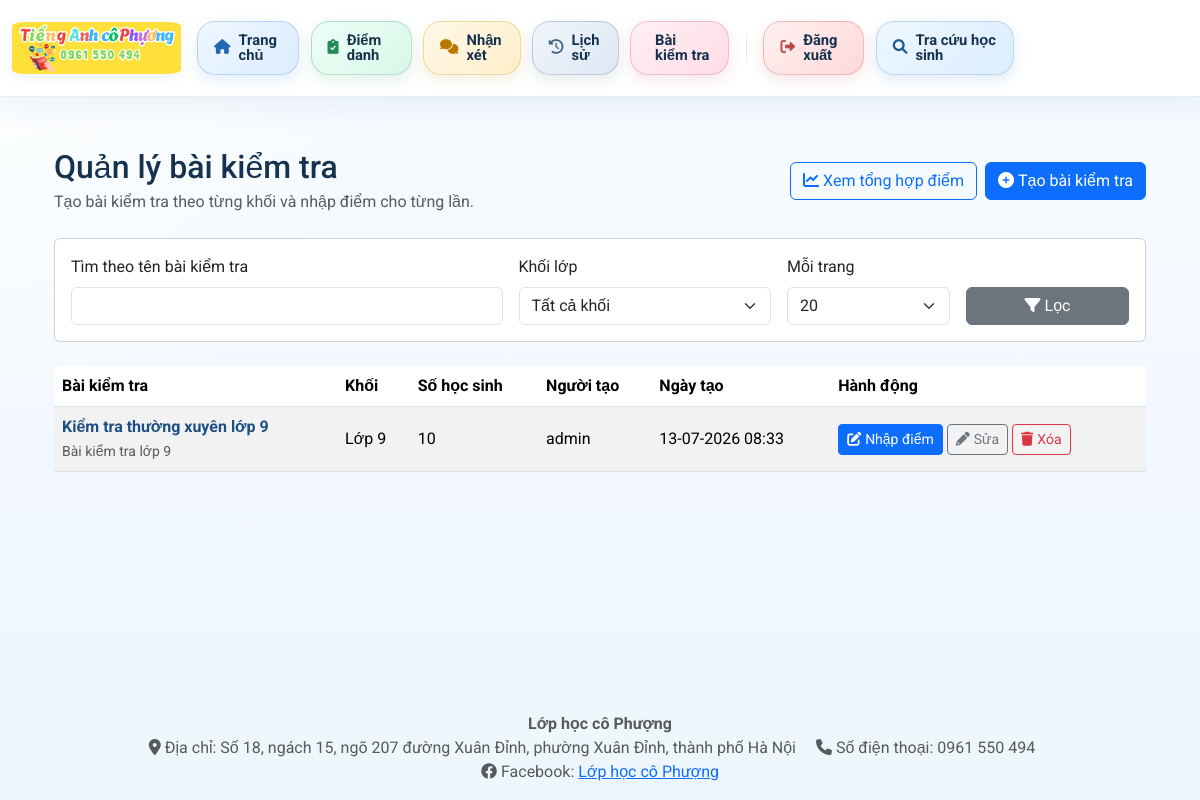
Page /tests (signed in) on the committed database.
### models.py (models this page shows)
class TestExam(db.Model):
    __tablename__ = 'test_exam'
    __bind_key__ = 'attendance'
    id = db.Column(db.Integer, primary_key=True)
    title = db.Column(db.String(200), nullable=False)
    grade = db.Column(db.String(20), nullable=False)
    description = db.Column(db.Text, nullable=True)
    created_at = db.Column(db.DateTime, default=datetime.utcnow, nullable=False)
    created_by = db.Column(db.Integer, db.ForeignKey('user.id'), nullable=False)
    created_by_user = db.relationship('User', foreign_keys=[created_by], backref='test_exams_created')

class User(UserMixin, db.Model):
    __bind_key__ = 'attendance'
    id = db.Column(db.Integer, primary_key=True)
    username = db.Column(db.String(80), unique=True, nullable=False)
    password = db.Column(db.String(120), nullable=False)
    role = db.Column(db.String(20), default='giaovien', nullable=False) # Đảm bảo trường 'role' tồn tại
    is_admin = db.Column(db.Boolean, default=False)

### app.py (the view)
@app.route('/tests')
@login_required
def test_management():
    if current_user.role not in ['admin', 'giaovien']:
        flash('Bạn không có quyền truy cập trang này.', 'danger')
        abort(403)
    page = request.args.get('page', 1, type=int)
    per_page = request.args.get('per_page', 20, type=int)
    search_query = request.args.get('search_query', '').strip()
    grade_filter = request.args.get('grade_filter', '').strip()
    available_grades = [grade[0] for grade in db.session.query(Student.grade).distinct().order_by(Student.grade).all()]
    exams_query = TestExam.query
    if search_query:
        exams_query = exams_query.filter(TestExam.title.ilike(f'%{search_query}%'))
    if grade_filter:
        exams_query = exams_query.filter(TestExam.grade == grade_filter)
    exams_pagination = exams_query.order_by(TestExam.created_at.desc(), TestExam.id.desc()).paginate(
        page=page,
        per_page=per_page,
        error_out=False
    )
    exams = exams_pagination.items
    exam_ids = [exam.id for exam in exams]
    student_counts = {}
    if exam_ids:
        student_count_rows = db.session.query(
            TestScore.test_exam_id,
            func.count(TestScore.id)
        ).filter(
            TestScore.test_exam_id.in_(exam_ids),
            TestScore.attempt_number == 1
        ).group_by(TestScore.test_exam_id).all()
        student_counts = {exam_id: count for exam_id, count in student_count_rows}
    return render_template(
        'test_management.html',
        exams=exams,
        exams_pagination=exams_pagination,
        student_counts=student_counts,
        search_query=search_query,
        grade_filter=grade_filter,
        available_grades=available_grades
    )

### app.py (called while the page is built)
@login_manager.user_loader
def load_user(user_id):
    return db.session.get(User, int(user_id))

### templates/test_management.html (shortened to what this page needs)
{% extends "base.html" %}
{% block content %}
<div class="container mt-4">
    <div class="d-flex justify-content-between align-items-center mb-4">
        <div>
            <h2 class="mb-1">Quản lý bài kiểm tra</h2>
            <p class="text-muted mb-0">Tạo bài kiểm tra theo từng khối và nhập điểm cho từng lần.</p>
        </div>
        <div class="d-flex gap-2 flex-wrap">
            <a href="{{ url_for('public_test_scores') }}" class="btn btn-outline-primary"><i class="fas fa-chart-line me-1"></i>Xem tổng hợp điểm</a>
            {% if current_user.role in ['admin', 'giaovien'] %}
            <a href="{{ url_for('create_test_exam') }}" class="btn btn-primary"><i class="fas fa-circle-plus me-1"></i>Tạo bài kiểm tra</a>
            {% endif %}
        </div>
    </div>
    <div class="card mb-4">
        <div class="card-body">
            <form method="GET" action="{{ url_for('test_management') }}" class="row g-3 align-items-end">
                <div class="col-md-5">
                    <label for="search_query" class="form-label">Tìm theo tên bài kiểm tra</label>
                    <input type="text" id="search_query" name="search_query" class="form-control" value="{{ search_query }}">
                </div>
                <div class="col-md-3">
                    <label for="grade_filter" class="form-label">Khối lớp</label>
                    <select id="grade_filter" name="grade_filter" class="form-select">
                        <option value="">Tất cả khối</option>
                    </select>
                </div>
                <div class="col-md-2">
                    <label for="per_page" class="form-label">Mỗi trang</label>
                    <select id="per_page" name="per_page" class="form-select">
                        {% for size in [10, 20, 50, 100] %}
                        <option value="{{ size }}" {% if exams_pagination.per_page == size %}selected{% endif %}>{{ size }}</option>
                        {% endfor %}
                    </select>
                </div>
                <div class="col-md-2">
                    <button type="submit" class="btn btn-secondary w-100"><i class="fas fa-filter me-1"></i>Lọc</button>
                </div>
            </form>
        </div>
    </div>
    {% if exams %}
    <div class="table-responsive">
        <table class="table table-striped table-hover align-middle">
            <thead>
                <tr>
                    <th>Bài kiểm tra</th>
                    <th>Khối</th>
                    <th>Số học sinh</th>
                    <th>Người tạo</th>
                    <th>Ngày tạo</th>
                    <th>Hành động</th>
                </tr>
            </thead>
            <tbody>
                {% for exam in exams %}
                <tr>
                    <td>
                        <a href="{{ url_for('public_test_scores', exam_id=exam.id) }}" class="test-management__exam-link">
                            <div class="fw-bold test-management__exam-title">{{ exam.title }}</div>
                            {% if exam.description %}
                            <div class="text-muted small test-management__exam-description">{{ exam.description }}</div>
                            {% endif %}
                        </a>
                    </td>
                    <td>{{ exam.grade }}</td>
                    <td>{{ student_counts.get(exam.id, 0) }}</td>
                    <td>{{ exam.created_by_user.username if exam.created_by_user else 'N/A' }}</td>
                    <td>{{ exam.created_at.strftime('%d-%m-%Y %H:%M') if exam.created_at else '' }}</td>
                    <td>
                        <a href="{{ url_for('manage_test_exam', exam_id=exam.id) }}" class="btn btn-primary btn-sm"><i class="fas fa-pen-to-square me-1"></i>Nhập điểm</a>
                        <a href="{{ url_for('edit_test_exam', exam_id=exam.id) }}" class="btn btn-outline-secondary btn-sm"><i class="fas fa-pencil me-1"></i>Sửa</a>
                        {% if current_user.role in ['admin', 'giaovien'] %}
                        <form method="POST" action="{{ url_for('delete_test_exam', exam_id=exam.id) }}" class="d-inline" onsubmit="return confirm('Xóa bài kiểm tra {{ exam.title }}?');">
                            <button type="submit" class="btn btn-outline-danger btn-sm"><i class="fas fa-trash me-1"></i>Xóa</button>
                        </form>
                        {% endif %}
                    </td>
                </tr>
                {% endfor %}
            </tbody>
        </table>
    </div>
    {% else %}
    <div class="alert alert-info">Chưa có bài kiểm tra nào phù hợp với bộ lọc hiện tại.</div>
    {% endif %}
</div>
{% endblock %}

### static/css/style.css (style rules this page uses)
:root { --app-sky-1: #e9f5ff; --app-sky-2: #cfe7ff; --app-sky-3: #7bb6f5; --app-blue: #2f6fb2; --app-blue-dark: #1f4f82; --app-ink: #16324f; --app-border: rgba(47, 111, 178, 0.14); --app-shadow: 0 10px 30px rgba(32, 76, 123, 0.12); }
body { padding-top: 92px; font-family: 'Roboto', sans-serif; background: radial-gradient(circle at top left, rgba(255, 255, 255, 0.9), transparent 30%), linear-gradient(180deg, #f6fbff 0%, #eef6fd 100%); color: var(--app-ink); }
.test-management__exam-link { display: inline-block; color: inherit; text-decoration: none; border-radius: 14px; padding: 0.15rem 0.35rem 0.2rem; margin: -0.15rem -0.35rem; transition: background-color 0.18s ease, transform 0.18s ease, box-shadow 0.18s ease; }
.test-management__exam-title { color: var(--app-blue-dark); }
.test-management__exam-description { margin-top: 0.1rem; }

### rows in the picture
TestExam: title "Kiểm tra thường xuyên lớp 9", description "Bài kiểm tra lớp 9", grade "Lớp 9", get "10", created_by_user "admin", created_at "13-07-2026 08:33"

### other values in the picture
form field per_page "20"
